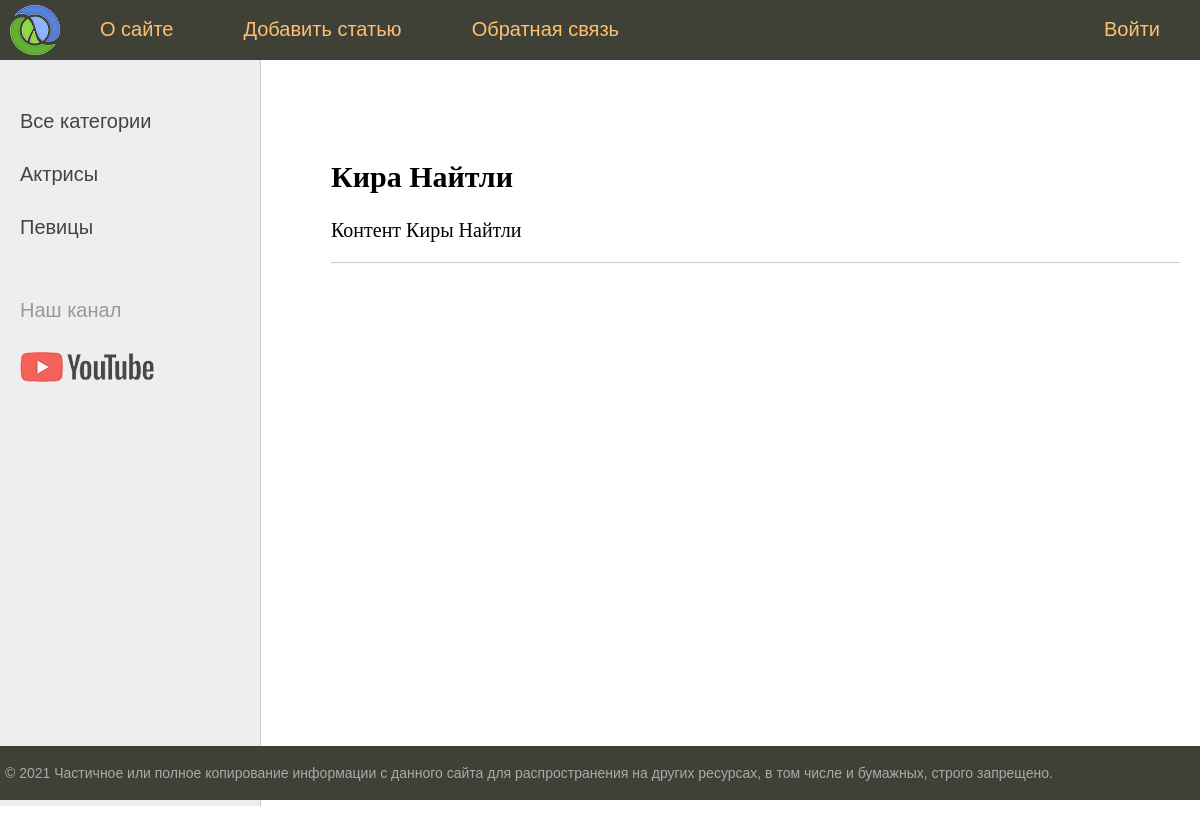
The app's page /post/2/ with its own data.
### women/models.py (models this page shows, shortened)
class Category(models.Model):
    name = models.CharField(max_length=100, db_index=True)
    def get_absolute_url(self):
        return reverse('category', kwargs={'cat_id': self.pk})
    class Meta:
        verbose_name = 'Категория'
        verbose_name_plural = 'Категории'

class Women(models.Model):
    title = models.CharField(max_length=255, verbose_name='Заголовок')
    content = models.TextField(blank=True, verbose_name='Содержание')
    photo = models.ImageField(upload_to='photos/%Y/%m/%d/', verbose_name='Фото')
    time_create = models.DateTimeField(auto_now_add=True, verbose_name='Дата создания')
    time_update = models.DateTimeField(auto_now=True, verbose_name='Дата обновления')
    is_published = models.BooleanField(default=True, verbose_name='Опубликовано')
    cat = models.ForeignKey(Category, on_delete=models.PROTECT, null=True, verbose_name='Категория')
    class Meta:
        verbose_name = 'Известные женщины'
        verbose_name_plural = 'Известные женщины'
        ordering = ['-time_create']

### women/views.py (the view)
# urls.py: path('post/<int:post_id>/', show_post, name='post'),
def show_post(request, post_id):
    post = Women.objects.get(pk=post_id)
    return render(request, 'women/single.html', {'post': post})

### women/templatetags/women_tags.py (called while the page is built)
@register.simple_tag(name='get_categories')
def get_categories():
    return Category.objects.all()

@register.simple_tag()
def get_menu():
    return menu

### women/templates/women/single.html (shortened to what this page needs)
{% extends 'women/base.html' %}
{% block content %}
<ul class="list-articles">
			<li><h2>{{post.title}}</h2>
	{% autoescape on %}
	{{post.content|linebreaks}}
	{% endautoescape %}
			</li>
</ul>
{% endblock %}

### women/templates/women/base.html (shortened to what this page needs)
{% load static %}
{% load women_tags %}
<!DOCTYPE html>
<html>
<head>
	<link type="text/css" href="{% static 'women/css/styles.css' %}" rel="stylesheet" />
</head>
<body>
<table class="table-page" border=0 cellpadding="0" cellspacing="0">
<tr><td valign=top>
{% block mainmenu %}
		<div class="header">
			<ul id="mainmenu" class="mainmenu">
			<li class="logo"><a href="{% url 'home' %}"><div class="logo"></div></a></li>
				{% get_menu as menu %}
{% for m in menu %}
	{% if not forloop.last %}
			<li><a href="{% url m.url_name %}">{{m.title}}</a></li>
	{% else %}
			<li class="last"><a href="{% url m.url_name %}">{{m.title}}</a></li>
	{% endif %}
{% endfor %}
			</ul>
		</div>
{% endblock mainmenu %}
<table class="table-content" border=0 cellpadding="0" cellspacing="0">
<tr>
	<td valign="top" class="left-chapters">
		{% get_categories as cats %}
	<ul id="leftchapters">
		{% if cat_selected == 0 %}
		<li class="selected">Все категории</li>
		{% else %}
		<li><a href="{% url 'home' %}">Все категории</a></li>
		{% endif %}
		{% for c in cats %}
		  {% if cat_selected == c.pk %}
		  <li class="selected">{{ c.name }}</li>
		  {% else %}
		  <li><a href="{{ c.get_absolute_url }}">{{ c.name }}</a></li>
		  {% endif %}
		{% endfor %}
		<li class="share">
		<p>Наш канал</p>
		<a class="share-yt" href="https://www.youtube.com/channel/UClJzWfGWuGJL2t-3dYKcHTA/playlists" target="_blank" rel="nofollow"></a>
		</li>
	</ul>
</td>
<td valign="top" class="content">
	<div class="content-text">
{% block content %}
{% endblock %}
	</div>
</td></tr></table>
</td></tr>
<tr><td valign=top>
	<div id="footer">
		<p>&copy; 2021 Частичное или полное копирование информации с данного сайта для распространения на других ресурсах, в том числе и бумажных, строго запрещено.</p>
	</div>
</td></tr></table>
</body>
</html>

### women/static/women/css/styles.css (style rules this page uses)
html, body { font-family: 'Arial'; margin: 0; padding: 0; height: 100%; width: 100%; color: #444; }
a { color: #0059b2; text-decoration: none; }
ul.list-articles { list-style: none; margin: 0; padding: 0; }
ul.list-articles li { border-bottom: 1px solid #ccc; }
.table-page { width: 100%; height: 100%; vertical-align: top; }
.table-page tr { height: 100%; }
.header { background: #3F4137; height: 60px; }
.logo { background: url('../images/logo.png') no-repeat 10px 5px; width: 70px; height: 60px; }
ul.mainmenu { list-style: none; margin: 0; padding: 0; height: 60px; color: #fdc073; font-size: 20px; overflow: hidden; }
ul.mainmenu li { float: left; margin: 18px 40px 0 30px; }
ul.mainmenu li.logo { margin: 0; }
ul.mainmenu li.last { float: right; }
ul.mainmenu li a { color: #fdc073; text-decoration: none; }
.table-content { width: 100%; min-height: 100%; height: 100%; }
.left-chapters { margin: 0; background: #eee; border-right: 1px solid #ccc; min-height: 100%; }
.left-chapters ul { width: 230px; min-height: 100%; margin: 0; padding: 20px 10px 10px 20px; list-style: none; font-size: 20px; }
.left-chapters ul li { margin: 30px 0 0 0; color: #999; }
.left-chapters ul li a { color: #444; text-decoration: none; }
.left-chapters ul li.share { margin: 60px 0 0 0; }
.left-chapters ul li.share p { margin: 30px 0 30px 0; }
.left-chapters ul li.share a { display: inline-block; width: 40px; height: 40px; margin: 0 20px 0 0; }
.left-chapters ul li.share a.share-yt { width: 100%; height: 30px; background: url('../images/share_yt.png') no-repeat 0 0 }
.content { padding: 40px 20px 20px 40px; width: 100%; box-sizing: border-box; }
.content-text { margin: 60px 0 0 30px; color: #000; font-size: 20px; font-family: Yandex Sans Display Light; }
#footer { box-sizing: border-box; background: #3F4137; padding: 5px; color: #aaa; font-size: 14px; font-family: Verdana, Geneva, Arial, Helvetica; text-align: left; overflow: hidden; }

### records on screen
Category: name "Актрисы"
Category: name "Певицы"
Women: title "Кира Найтли", content "Контент Киры Найтли"

### other values on screen
{{ m.title }} "О сайте" "Добавить статью" "Обратная связь"
{{ m.title }} "Войти"
